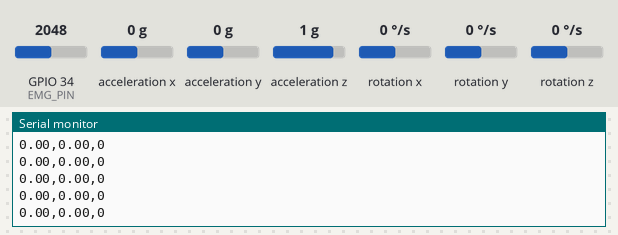
The sketch below on a simulated ESP32. Shown: the last lines printed to the serial monitor. Inputs (shaded band) come from the test bench; at power-on: acceleration x 0 g, GPIO 34 (EMG_PIN) = 2048, acceleration y 0 g, acceleration z 1 g, rotation x 0 °/s, rotation y 0 °/s, rotation z 0 °/s (analog values on the 0–4095 scale). Nothing arrives over Bluetooth unless stated.

Above: at 2.2 s.
2.3 s: acceleration x set to -1.4 g
At 3.3 s:
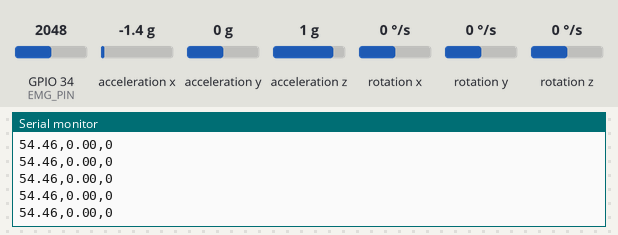
3.8 s: GPIO 34 (EMG_PIN) set to 2866
At 4.5 s:
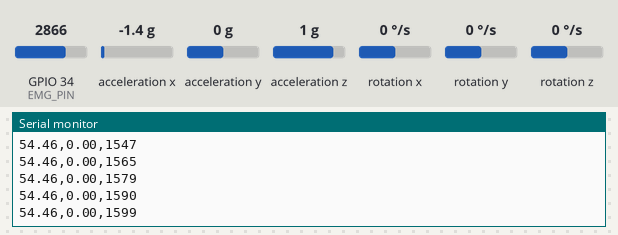
5.3 s: acceleration y set to -1.4 g
At 6.3 s:
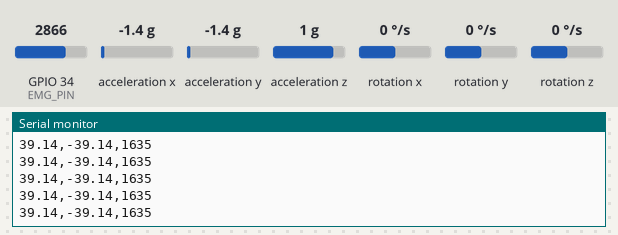
6.8 s: acceleration z set to -1.4 g
At 7.9 s:
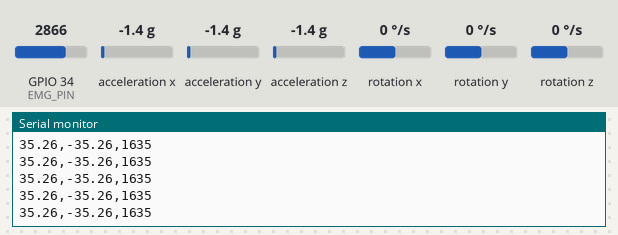
8.3 s: GPIO 34 (EMG_PIN) set to 3040
At 8.8 s:
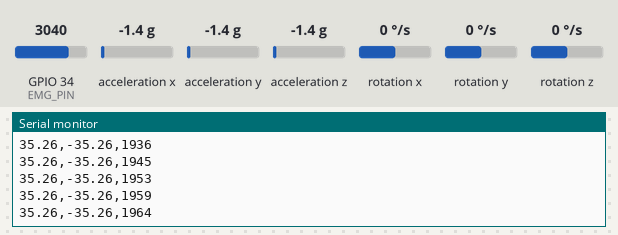
Timing chart, 0 to 10.8 s (numbered marks = the images above; inputs shaded):
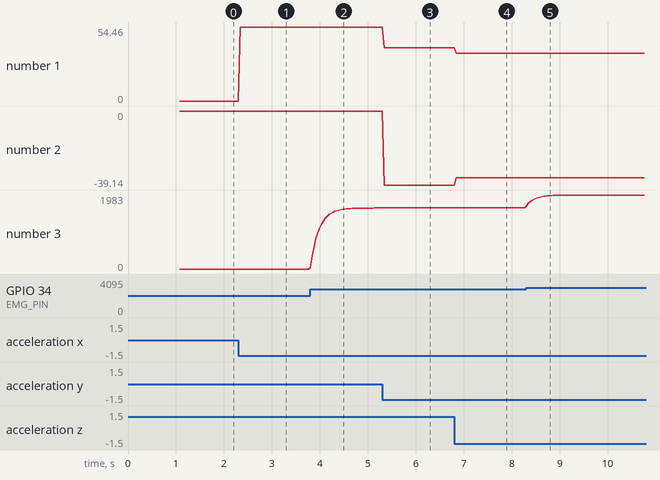

Measured:
- after the input at 2.3 s, the serial monitor: prints a new line at once (image 1)
- after the input at 3.8 s, the serial monitor: prints a new line at once (image 2)
- after the input at 5.3 s, the serial monitor: prints a new line at once (image 3)
- after the input at 6.8 s, the serial monitor: prints a new line after 0.05 s (image 4)
- after the input at 8.3 s, the serial monitor: prints a new line at once (image 5)
- plotted number 1: 0 → 54.46 after the input at 2.3 s, 54.46 → 39.14 after the input at 5.3 s, 39.14 → 35.26 after the input at 6.8 s
- plotted number 2: 0 → -39.14 after the input at 5.3 s, -39.14 → -35.26 after the input at 6.8 s
- plotted number 3: 0 → 1635 after the input at 3.8 s, 1635 → 1983 after the input at 8.3 s

The sketch:

Re9lay_ESP32.ino
```cpp
/*
  Re9lay - ESP32 Sensor Streamer (MPU9250 + Muscle Sensor v3 + Onboard Bluetooth)
  Target Board: ESP32 Dev Module / ESP32-WROOM-32

  Wiring:
    EMG sensor SIG       -> GPIO34 (ADC1, input-only pin, no WiFi/BT radio conflict)
    EMG sensor GND       -> GND (signal-side ground, common with ESP32 GND)
    EMG sensor +Vs / -Vs -> Dual/Split power supply (e.g., two 9V batteries or bipolar source;
                            NOT powered from the ESP32's 3.3V rail!)
    MPU9250 VCC/GND      -> 3.3V / GND (DO NOT CONNECT TO 5V!)
    MPU9250 SDA          -> GPIO2  (D2)
    MPU9250 SCL          -> GPIO15 (D15)

  NOTE ON STRAPPING PINS:
    GPIO2 and GPIO15 are ESP32 strapping pins sampled at boot. The custom pin
    mapping (Wire.begin(2, 15)) works reliably on standard dev boards with internal
    or external pull-ups.

  EMG SIGNAL PROCESSING:
    The Muscle Sensor v3 outputs an amplified AC-coupled bipolar EMG waveform centered
    at a virtual DC bias (~2048). This sketch performs:
      1. Boot baseline auto-calibration to determine the true DC midpoint.
      2. 32-sample windowed Mean Absolute Value (MAV) oversampling at 5kHz to satisfy
         the Nyquist criterion for 50-250Hz muscle firing.
      3. Full-wave rectification (|raw - baseline|).
      4. Exponential Moving Average (EMA) low-pass filtering for a smooth 0..4095 envelope.
*/

#include <Wire.h>
#include <math.h>
#include <MPU9250.h>
#include "BluetoothSerial.h"

#if !defined(CONFIG_BT_ENABLED) || !defined(CONFIG_BLUEDROID_ENABLED)
#error Bluetooth is not enabled! Enable it in Tools > Partition Scheme.
#endif

MPU9250 mpu;
BluetoothSerial SerialBT;

const int EMG_PIN = 34;
const unsigned long SEND_INTERVAL_MS = 25;  // 40Hz stream

// Custom I2C pins for MPU9250
const int I2C_SDA_PIN = 2;
const int I2C_SCL_PIN = 15;

// ESP32 ADC: 12-bit gives 0-4095 range (~0.8mV/step)
const int ADC_RESOLUTION_BITS = 12;

// --- EMG Envelope Processing State ---
const float EMA_ALPHA = 0.20;         // Smoothing factor (0.15 = smoother, 0.25 = snappier)
float emgEnvelope = 0.0;              // Running smoothed envelope
int emgBaseline = 2048;               // DC bias midpoint (calibrated at boot)
const int CALIBRATION_SAMPLES = 200;  // 200 samples @ 5ms = 1.0s boot calibration

void calibrateEMGBaseline() {
  Serial.println("Calibrating EMG baseline - keep muscle relaxed...");
  long sum = 0;
  for (int i = 0; i < CALIBRATION_SAMPLES; i++) {
    sum += analogRead(EMG_PIN);
    delay(5);
  }
  emgBaseline = (int)(sum / CALIBRATION_SAMPLES);

  // Safety clamp: if baseline is out of nominal range (e.g. noise or flex during boot)
  if (emgBaseline < 1000 || emgBaseline > 3000) {
    Serial.println("Warning: Baseline out of nominal range. Defaulting to 2048.");
    emgBaseline = 2048;
  }

  Serial.print("EMG baseline set to: ");
  Serial.println(emgBaseline);
}

int processEMG() {
  // Burst-sample 32 readings spaced 200us apart (5kHz effective sampling rate over 6.4ms).
  // This captures the 50-250Hz AC frequency spectrum of muscle contraction without aliasing.
  long sumRectified = 0;
  for (int i = 0; i < 32; i++) {
    int raw = analogRead(EMG_PIN);
    sumRectified += abs(raw - emgBaseline);
    delayMicroseconds(200);  // 32 * 200us = 6.4ms
  }
  float currentMAV = (float)sumRectified / 32.0;

  // Scale by 2.0 so 0..~2048 rectified signal spans the full 0..~4095 12-bit range
  float scaledMAV = currentMAV * 2.0;
  if (scaledMAV > 4095.0) scaledMAV = 4095.0;

  // Exponential Moving Average (EMA) low-pass filter
  emgEnvelope = (EMA_ALPHA * scaledMAV) + ((1.0 - EMA_ALPHA) * emgEnvelope);

  return (int)emgEnvelope;
}

void setup() {
  Serial.begin(115200);

  // Set 11dB attenuation so ADC measures full 0 to 3.3V without clipping
  analogSetPinAttenuation(EMG_PIN, ADC_11db);
  analogReadResolution(ADC_RESOLUTION_BITS);
  pinMode(EMG_PIN, INPUT);

  // Calibrate DC bias before starting Bluetooth radio (cleanest signal)
  calibrateEMGBaseline();

  // Initialize Bluetooth Classic (SPP)
  SerialBT.begin("Re9lay-Glove");
  Serial.println("Bluetooth started - device name: Re9lay-Glove");

  // Fast 400kHz I2C bus on custom pins (D2/D15)
  Wire.begin(I2C_SDA_PIN, I2C_SCL_PIN);
  Wire.setClock(400000);

  Serial.println("Checking MPU connection on SDA=GPIO2, SCL=GPIO15...");
  if (mpu.setup(0x68)) {
    Serial.println("MPU connected successfully at 0x68!");
  } else {
    Serial.println("MPU not detected at 0x68. Trying 0x69...");
    if (mpu.setup(0x69)) {
      Serial.println("MPU connected successfully at 0x69!");
    } else {
      Serial.println("MPU not detected. Streaming will continue with neutral angles fallback.");
    }
  }
}

void loop() {
  // Keep AHRS sensor-fusion filter updated continuously
  mpu.update();

  // Non-blocking 40Hz transmission
  static uint32_t prev_ms = millis();
  if (millis() - prev_ms >= SEND_INTERVAL_MS) {
    sendSensorLine();
    prev_ms = millis();
  }
}

void sendSensorLine() {
  int emgValue = processEMG();

  float pitch = mpu.getPitch();
  float roll = mpu.getRoll();

  String dataString = String(pitch, 2) + "," + String(roll, 2) + "," + String(emgValue);

  SerialBT.println(dataString);  // Bluetooth to Unity
  Serial.println(dataString);    // USB Serial Monitor
}
```
